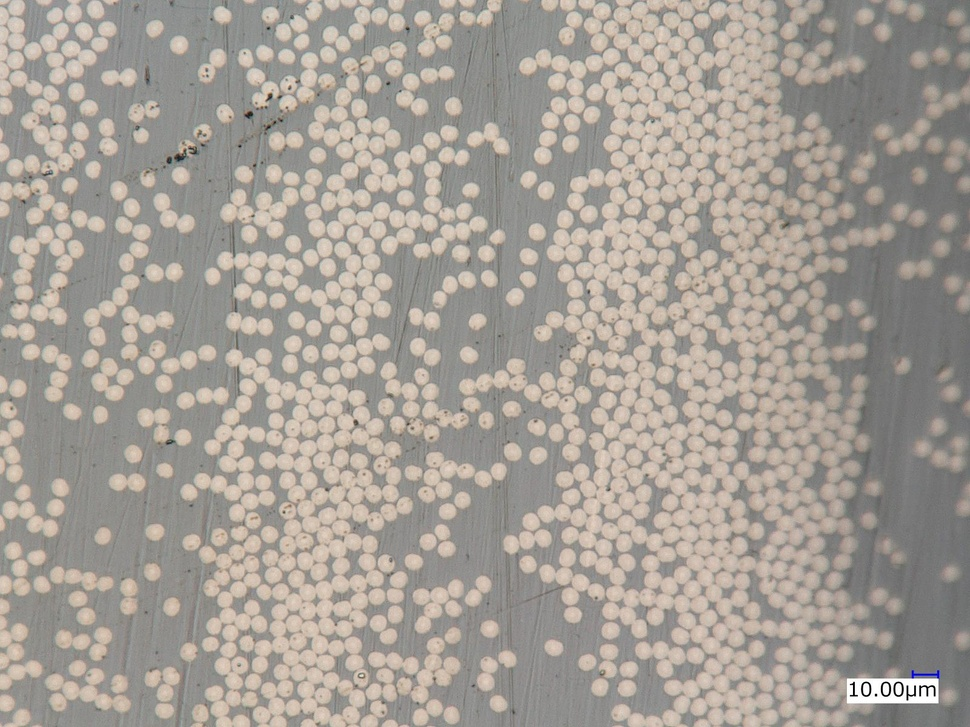
#> input picture circle.jpg, 970 x 727 px, shrunk from 1600 x 1200 before the run
$ python findCircle.py
#> lines starting #> are read from the running program, lines starting #| are printed output that depends on the picture; after the words box and inside, x2 and y2 are one past the last pixel; in counts of white or black regions, pixels touching at a corner belong together
import cv2 as cv
import numpy as np
'''
:param
image为输入图像，要求是灰度图像

circles为输出圆向量，每个向量包括三个浮点型的元素——圆心横坐标，圆心纵坐标和圆半径

method为使用霍夫变换圆检测的算法，Opencv2.4.9只实现了2-1霍夫变换，它的参数是CV_HOUGH_GRADIENT

dp为第一阶段所使用的霍夫空间的分辨率，dp=1时表示霍夫空间与输入图像空间的大小一致，dp=2时霍夫空间是输入图像空间的一半，以此类推

minDist为圆心之间的最小距离，如果检测到的两个圆心之间距离小于该值，则认为它们是同一个圆心

param1为边缘检测时使用Canny算子的高阈值

param2为步骤1.5和步骤2.5中所共有的阈值

minRadius和maxRadius为所检测到的圆半径的最小值和最大值

'''

src = cv.imread('./circle.jpg', cv.IMREAD_COLOR)
#> src is the input picture: shape (727, 970, 3); mean B, G, R 150.1, 158, 164.9
img = cv.cvtColor(src, cv.COLOR_BGR2GRAY)
img = cv.medianBlur(img, 5)
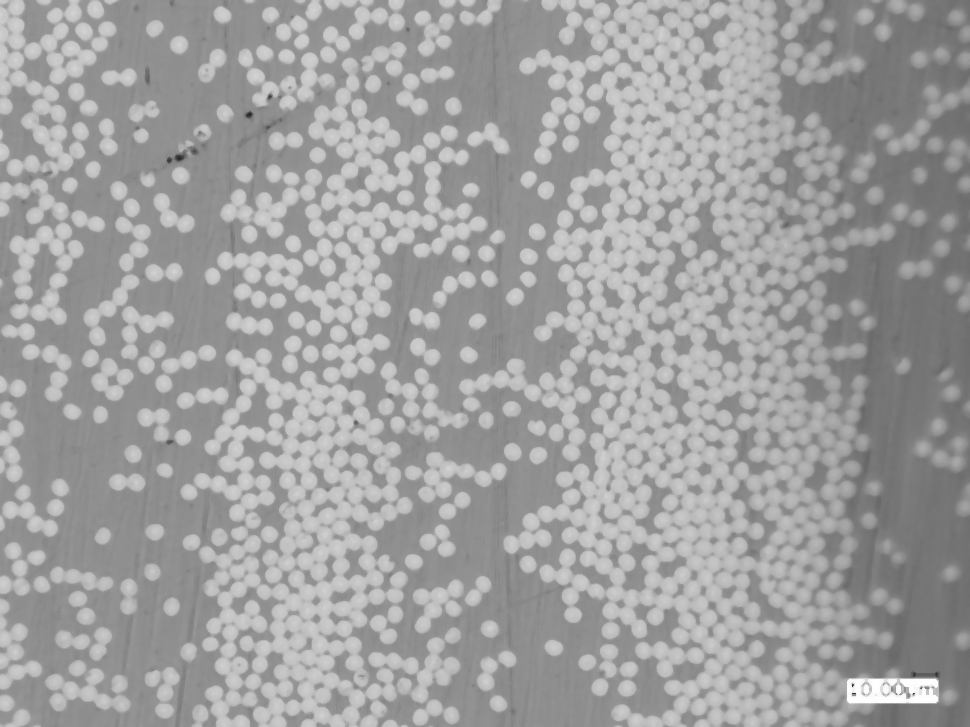
#> img: shape (727, 970); min 42, max 255, mean 159.7
cimg = src.copy()
font = cv.FONT_HERSHEY_SIMPLEX
circles = cv.HoughCircles(img, cv.HOUGH_GRADIENT, 1,20, np.array([]),100,12, 10, 20)
#> circles = 252 rows, first 8: [262.5, 541.5, 17.2], [538.5, 385.5, 16], [348.5, 322.5, 18.3], [775.5, 675.5, 19.4], [589.5, 260.5, 18.3], [298.5, 484.5, 17.2], [744.5, 278.5, 16.1], [373.5, 351.5, 19.4]
if circles is not None:
    a, b, c = circles.shape
#> a = 1; b = 252; c = 3
    print(str(circles))
#> (printed output is left out)
    for i in range(b):
        cv.circle(cimg, (circles[0][i][0], circles[0][i][1]), circles[0][i][2], (0, 0, 255), 2, cv.LINE_AA)
        cv.circle(cimg, (circles[0][i][0], circles[0][i][1]), 2, (0, 255, 0), 2, cv.LINE_AA)  # draw center of circle
        x_1= str(circles[0][i][0])
        y_1= str(circles[0][i][1])
        c = x_1+y_1
        d= str(i)
        cv.putText(cimg, d, (circles[0][i][0], circles[0][i][1]), font, 0.5, (255, 255, 255), 1)
#> this loop made 252 passes
#> (x_1, y_1, c) on passes 1 to 3: ('262.5', '541.5', '262.5541.5'), ('538.5', '385.5', '538.5385.5'), ('348.5', '322.5', '348.5322.5')
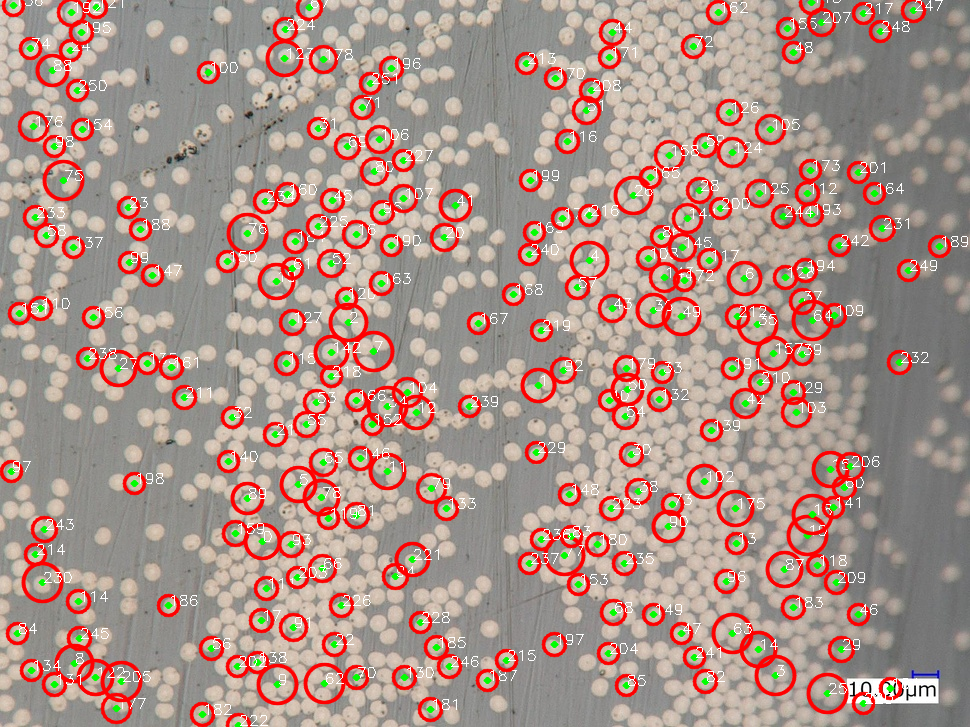
#> cimg: shape (727, 970, 3); 16.41% of pixels changed, all inside (x1, y1, x2, y2) = (0, 0, 968, 727)
    cv.imshow("detected circles", cimg)

    cv.imwrite('./result.jpg', cimg)
cv.waitKey(0)
